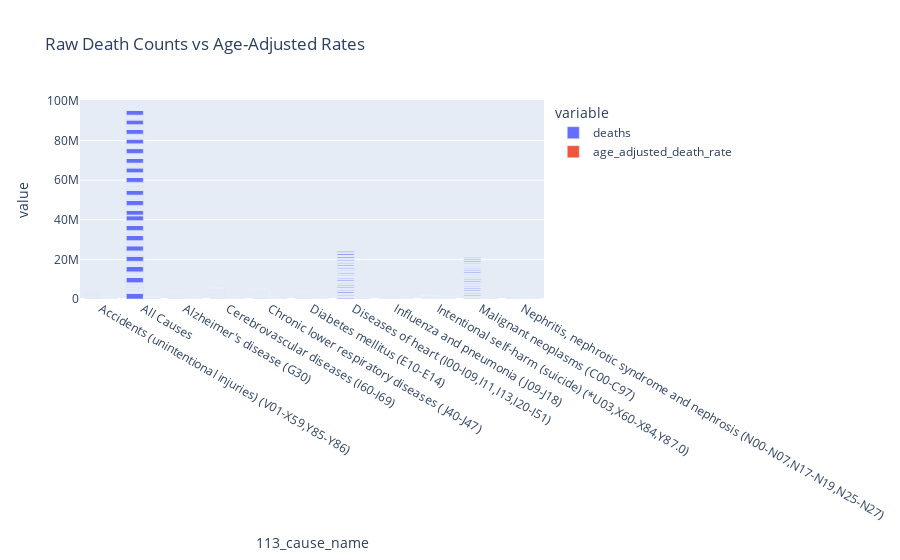

The notebook cell saved with this chart:
### Markdown cell above
8. Raw Death Counts vs Age-Adjusted Rates

### Code cell
fig = px.bar(df, x="113_cause_name", y=["deaths", "age_adjusted_death_rate"], barmode="group",
             title="Raw Death Counts vs Age-Adjusted Rates")
fig.show()

### Figure 1 — Plotly figure (JSON) as saved in the notebook; plotly's stock layout.template omitted (floating-point values rounded to 4 significant figures; data arrays with more than 128 entries replaced by an {"elided": "..."} marker saying what was removed)
{"data": [{"alignmentgroup": "True", "hovertemplate": "variable=deaths<br>113_cause_name=%{x}<br>value=%{y}<extra></extra>", "legendgroup": "deaths", "marker": {"color": "#636efa", "pattern": {"shape": ""}}, "name": "deaths", "offsetgroup": "deaths", "orientation": "v", "showlegend": true, "textposition": "auto", "type": "bar", "x": {"elided": "10868 str values"}, "xaxis": "x", "y": {"elided": "10868 int values"}, "yaxis": "y"}, {"alignmentgroup": "True", "hovertemplate": "variable=age_adjusted_death_rate<br>113_cause_name=%{x}<br>value=%{y}<extra></extra>", "legendgroup": "age_adjusted_death_rate", "marker": {"color": "#EF553B", "pattern": {"shape": ""}}, "name": "age_adjusted_death_rate", "offsetgroup": "age_adjusted_death_rate", "orientation": "v", "showlegend": true, "textposition": "auto", "type": "bar", "x": {"elided": "10868 str values"}, "xaxis": "x", "y": {"elided": "10868 float values"}, "yaxis": "y"}], "layout": {"barmode": "group", "legend": {"title": {"text": "variable"}, "tracegroupgap": 0}, "title": {"text": "Raw Death Counts vs Age-Adjusted Rates"}, "xaxis": {"anchor": "y", "domain": [0, 1], "title": {"text": "113_cause_name"}}, "yaxis": {"anchor": "x", "domain": [0, 1], "title": {"text": "value"}}}}
